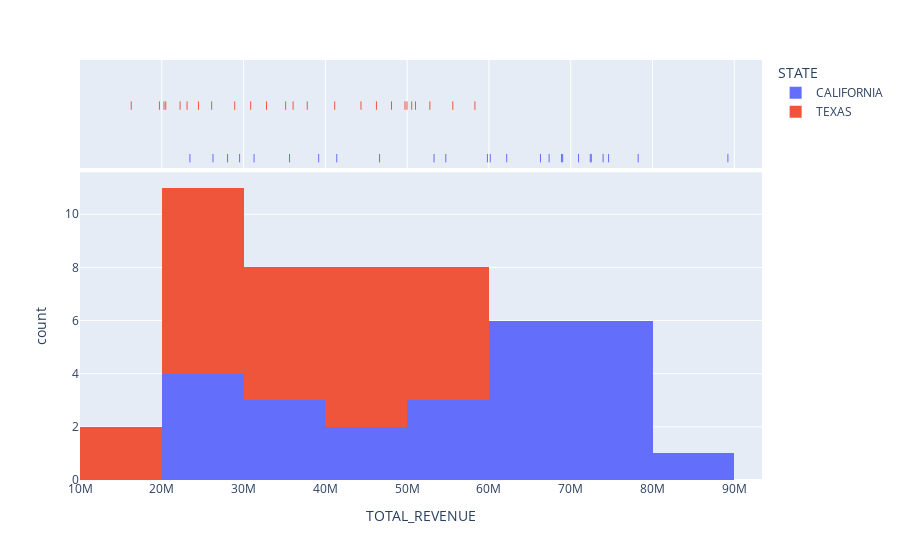

Here is the notebook cell this chart was saved with:
### Code cell
px.histogram(education.query("STATE in ['CALIFORNIA', 'TEXAS']"), 
             x="TOTAL_REVENUE", 
             color="STATE",
             marginal="rug",
             nbins=10)

### Figure 1 — Plotly figure (JSON) as saved in the notebook; plotly's stock layout.template omitted (floating-point values rounded to 4 significant figures)
{"data": [{"alignmentgroup": "True", "bingroup": "x", "hovertemplate": "STATE=CALIFORNIA<br>TOTAL_REVENUE=%{x}<br>count=%{y}<extra></extra>", "legendgroup": "CALIFORNIA", "marker": {"color": "#636efa", "pattern": {"shape": ""}}, "name": "CALIFORNIA", "nbinsx": 10, "offsetgroup": "CALIFORNIA", "orientation": "v", "showlegend": true, "type": "histogram", "x": [26260025, 28043338, 23440845, 29512214, 31282981, 35614934, 39183018, 41393435, 46628207, 53288943, 54727056, 59815855, 60162326, 62171797, 66302860, 72516936, 74626928, 73958896, 67356719, 70953331, 69016392, 68868516, 72389126, 78248042, 89217262, null, null, null, null, null, null, null, null], "xaxis": "x", "yaxis": "y"}, {"alignmentgroup": "True", "boxpoints": "all", "fillcolor": "rgba(255,255,255,0)", "hoveron": "points", "hovertemplate": "STATE=CALIFORNIA<br>TOTAL_REVENUE=%{x}<extra></extra>", "jitter": 0, "legendgroup": "CALIFORNIA", "line": {"color": "rgba(255,255,255,0)"}, "marker": {"color": "#636efa", "symbol": "line-ns-open"}, "name": "CALIFORNIA", "offsetgroup": "CALIFORNIA", "showlegend": false, "type": "box", "x": [26260025, 28043338, 23440845, 29512214, 31282981, 35614934, 39183018, 41393435, 46628207, 53288943, 54727056, 59815855, 60162326, 62171797, 66302860, 72516936, 74626928, 73958896, 67356719, 70953331, 69016392, 68868516, 72389126, 78248042, 89217262, null, null, null, null, null, null, null, null], "xaxis": "x2", "yaxis": "y2"}, {"alignmentgroup": "True", "bingroup": "x", "hovertemplate": "STATE=TEXAS<br>TOTAL_REVENUE=%{x}<br>count=%{y}<extra></extra>", "legendgroup": "TEXAS", "marker": {"color": "#EF553B", "pattern": {"shape": ""}}, "name": "TEXAS", "nbinsx": 10, "offsetgroup": "TEXAS", "orientation": "v", "showlegend": true, "type": "histogram", "x": [16264180, 20267205, 19713604, 20483376, 22241369, 23091567, 24485263, 26096023, 28918934, 30868844, 32802734, 35143236, 36055119, 37783715, 41142403, 44355326, 46245975, 48087531, 50559500, 51023159, 49979753, 49734537, 52776853, 55582029, 58284155, null, null, null, null, null, null, null, null], "xaxis": "x", "yaxis": "y"}, {"alignmentgroup": "True", "boxpoints": "all", "fillcolor": "rgba(255,255,255,0)", "hoveron": "points", "hovertemplate": "STATE=TEXAS<br>TOTAL_REVENUE=%{x}<extra></extra>", "jitter": 0, "legendgroup": "TEXAS", "line": {"color": "rgba(255,255,255,0)"}, "marker": {"color": "#EF553B", "symbol": "line-ns-open"}, "name": "TEXAS", "offsetgroup": "TEXAS", "showlegend": false, "type": "box", "x": [16264180, 20267205, 19713604, 20483376, 22241369, 23091567, 24485263, 26096023, 28918934, 30868844, 32802734, 35143236, 36055119, 37783715, 41142403, 44355326, 46245975, 48087531, 50559500, 51023159, 49979753, 49734537, 52776853, 55582029, 58284155, null, null, null, null, null, null, null, null], "xaxis": "x2", "yaxis": "y2"}], "layout": {"barmode": "relative", "legend": {"title": {"text": "STATE"}, "tracegroupgap": 0}, "margin": {"t": 60}, "xaxis": {"anchor": "y", "domain": [0, 1], "title": {"text": "TOTAL_REVENUE"}}, "xaxis2": {"anchor": "y2", "domain": [0, 1], "matches": "x", "showgrid": true, "showticklabels": false}, "yaxis": {"anchor": "x", "domain": [0, 0.7326], "title": {"text": "count"}}, "yaxis2": {"anchor": "x2", "domain": [0.7426, 1], "matches": "y2", "showgrid": false, "showline": false, "showticklabels": false, "ticks": ""}}}
